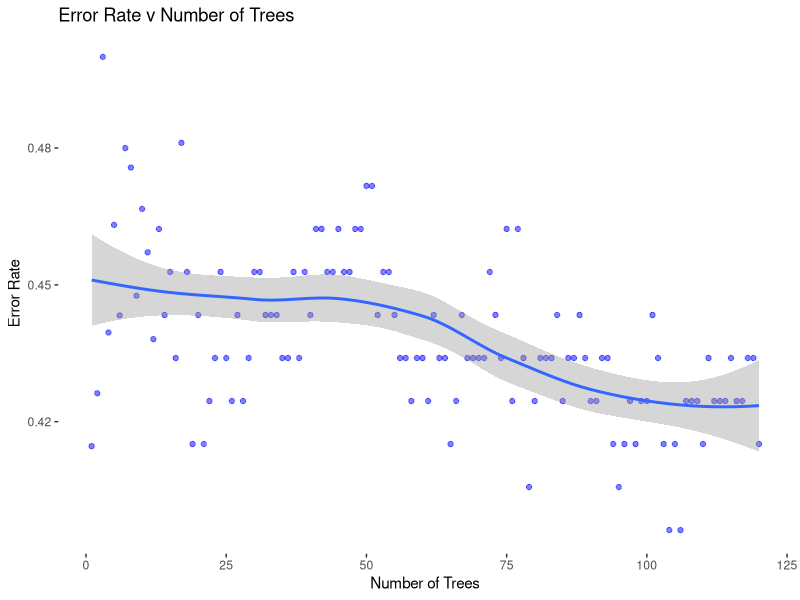
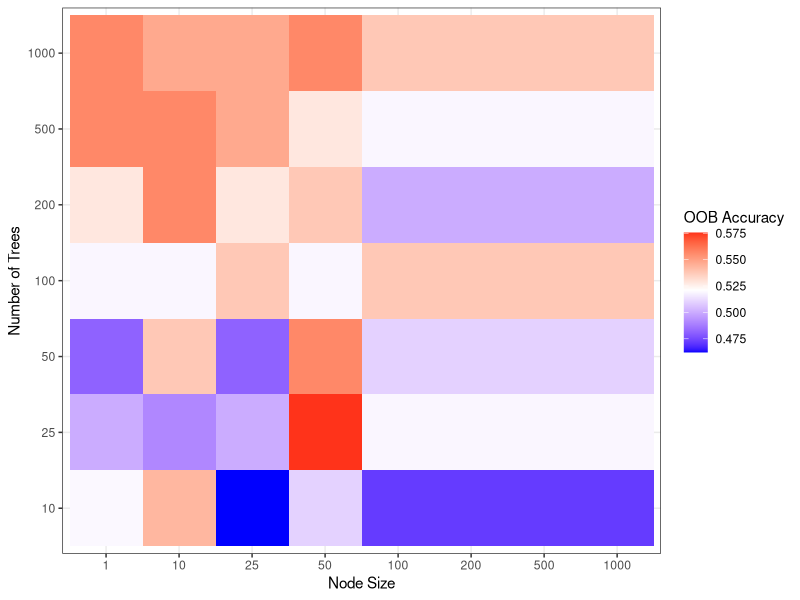

These figures' R source, in order:
## ---- chunk 1
knitr::opts_chunk$set(echo = TRUE)
## ---- chunk 2
library(randomForest)
library(rpart)
library(caret)
## ---- chunk 3
total_data <-read.csv('total_data.csv',stringsAsFactors = TRUE)
names(total_data)
total_data$Home_Win <- as.factor(total_data$Home_Win)
model_data <- total_data[17:136,]
rownames(model_data) = 1:nrow(model_data)
train_data <- model_data[1:106,]
test_data <- model_data[107:120, ]

summary(train_data$Home_Win)
summary(test_data$Home_Win)
## ---- chunk 4
set.seed(12345) 

bag_mod <- randomForest(Home_Win ~., # Set tree formula
                data = train_data[,32:56], # Set dataset
                mtry = 24, # Set mtry to number of variables 
                ntree = 120) # Set number of trees to use
bag_mod


## ---- chunk 5

bag_preds <- predict(bag_mod, test_data) 

t <- table(bag_preds,test_data$Home_Win) 
confusionMatrix(t,  positive = '1')


## ---- chunk 6
oob_error <- bag_mod$err.rate[,1] # Extract oob error
plot_dat <- cbind.data.frame(rep(1:length(oob_error)), oob_error) # Create plot data
names(plot_dat) <- c("trees", "oob_error") # Name plot data


# Plot oob error
g_1 <- ggplot(plot_dat, aes(x = trees, y = oob_error)) + # Set x as trees and y as error
  geom_point(alpha = 0.5, color = "blue") + # Select geom point
  geom_smooth() + # Add smoothing line
  theme_bw() + # Set theme
  theme(panel.grid.major = element_blank(), # Remove grid
        panel.grid.minor = element_blank(), # Remove grid
        panel.border = element_blank(), # Remove grid
        panel.background = element_blank()) + # Remove grid 
  labs(x = "Number of Trees", title = "Error Rate v Number of Trees",
       y = "Error Rate")  # Set labels
g_1
## ---- chunk 7
trees <- c(10, 25, 50, 100, 200, 500, 1000) # Create vector of possible tree sizes
nodesize <- c(1, 10, 25, 50, 100, 200, 500, 1000) # Create vector of possible node sizes

params <- expand.grid(trees, nodesize) # Expand grid to get data frame of parameter combinations
names(params) <- c("trees", "nodesize") # Name parameter data frame
res_vec <- rep(NA, nrow(params)) # Create vector to store accuracy results

for(i in 1:nrow(params)){ # For each set of parameters
  set.seed(987654) # Set seed for reproducability
  mod <- randomForest(Home_Win ~. , # Set formula
                      data=train_data[,32:56],# Set data
                      mtry = 24, # Set number of variables
                      importance = FALSE,  # 
                      ntree = params$trees[i], # Set number of trees
                      nodesize = params$nodesize[i]) # Set node size
  res_vec[i] <- 1 - mod$err.rate[nrow(mod$err.rate),1] # Calculate out of bag accuracy
}


## ---- chunk 8
res_db <- cbind.data.frame(params, res_vec) # Join parameters and accuracy results
names(res_db)[3] <- "oob_accuracy" # Name accuracy results column
res_db
## ---- chunk 9

res_db$trees <- as.factor(res_db$trees) # Convert tree number to factor for plotting
res_db$nodesize <- as.factor(res_db$nodesize) # Convert node size to factor for plotting
g_2 <- ggplot(res_db, aes(y = trees, x = nodesize, fill = oob_accuracy)) + # set aesthetics
  geom_tile() + # Use geom_tile for heatmap
  theme_bw() + # Set theme
  scale_fill_gradient2(low = "blue", # Choose low color
    mid = "white", # Choose mid color
    high = "red", # Choose high color
    midpoint =mean(res_db$oob_accuracy), # Choose mid point
    space = "Lab", 
    na.value ="grey", # Choose NA value
    guide = "colourbar", # Set color bar
    aesthetics = "fill") + # Select aesthetics to apply
  labs(x = "Node Size", y = "Number of Trees", fill = "OOB Accuracy") # Set labels
g_2


## ---- chunk 10
res_db[which.max(res_db$oob_accuracy),]
## ---- chunk 11

set.seed(123456)
bag_mod_3 <- randomForest(Home_Win ~., # Set tree formula
                data = train_data[,32:56], # Set dataset
                mtry = 24, # Set number of variables 
                ntree = 25, # Set number of trees
                nodesize = 50) # Set node size

bag_preds_3 <- predict(bag_mod_3, test_data) # Create predictions for test data


t <- table(bag_preds_3,  test_data$Home_Win) # Create table
confusionMatrix(t,  positive = "1")


